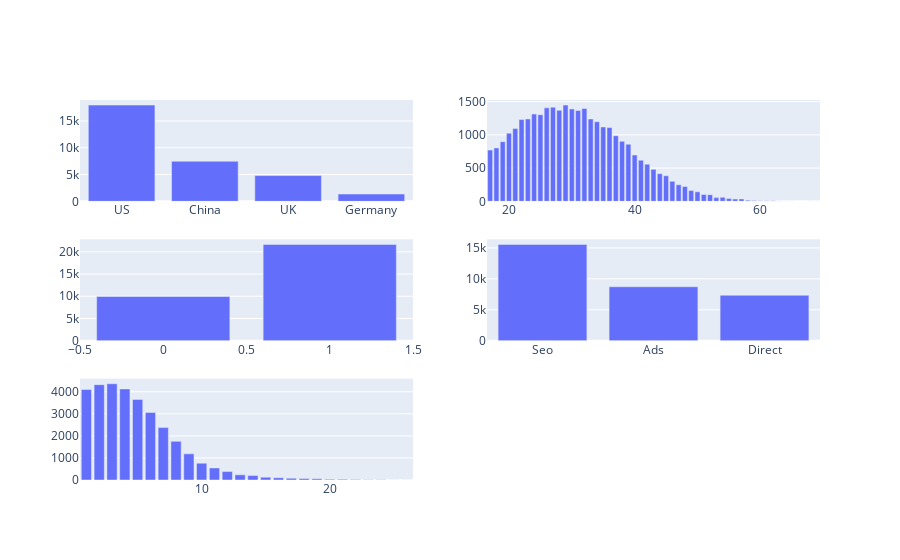

Notebook cell for this chart:
### Code cell
print("Distribution des")
multipl_plot = make_subplots(rows=3, cols=2, subplot_titles=("Distribution Country","Distribution Age","Distribution New User","Distribution Source info","Distribution nombre de pages vues"))
fig_country = px.bar(data['country'].value_counts().reset_index(),x='country',y='count')
fig_age = px.bar(data['age'].value_counts().reset_index(),x='age',y='count')
fig_new_user = px.bar(data['new_user'].value_counts().reset_index(),x='new_user',y='count')
fig_source = px.bar(data['source'].value_counts().reset_index(),x='source',y='count')
fig_total_pages_visited = px.bar(data['total_pages_visited'].value_counts().reset_index(),x='total_pages_visited',y='count')
multipl_plot.add_trace(fig_country.data[0],row=1,col=1)
multipl_plot.add_trace(fig_age.data[0],row=1,col=2)
multipl_plot.add_trace(fig_new_user.data[0],row=2,col=1)
multipl_plot.add_trace(fig_source.data[0],row=2,col=2)
multipl_plot.add_trace(fig_total_pages_visited.data[0],row=3,col=1)


multipl_plot.show()

### Figure 1 — Plotly figure (JSON) as saved in the notebook; plotly's stock layout.template omitted (floating-point values rounded to 4 significant figures)
{"data": [{"hovertemplate": "country=%{x}<br>count=%{y}<extra></extra>", "legendgroup": "", "marker": {"color": "#636efa", "pattern": {"shape": ""}}, "name": "", "orientation": "v", "showlegend": false, "textposition": "auto", "type": "bar", "x": ["US", "China", "UK", "Germany"], "xaxis": "x", "y": [17968, 7480, 4809, 1363], "yaxis": "y"}, {"hovertemplate": "age=%{x}<br>count=%{y}<extra></extra>", "legendgroup": "", "marker": {"color": "#636efa", "pattern": {"shape": ""}}, "name": "", "orientation": "v", "showlegend": false, "textposition": "auto", "type": "bar", "x": [29, 27, 26, 32, 30, 28, 31, 24, 25, 33, 23, 22, 34, 35, 36, 21, 20, 37, 38, 19, 39, 18, 17, 40, 41, 42, 43, 44, 45, 46, 47, 48, 49, 50, 51, 52, 54, 53, 55, 57, 56, 58, 59, 62, 61, 60, 63, 68, 69, 64, 65], "xaxis": "x2", "y": [1448, 1416, 1406, 1396, 1390, 1369, 1365, 1313, 1303, 1239, 1239, 1230, 1197, 1119, 1111, 1096, 1025, 988, 903, 897, 859, 804, 772, 697, 618, 559, 481, 416, 385, 301, 249, 223, 162, 143, 103, 100, 61, 56, 42, 36, 35, 18, 12, 9, 8, 8, 6, 3, 2, 1, 1], "yaxis": "y2"}, {"hovertemplate": "new_user=%{x}<br>count=%{y}<extra></extra>", "legendgroup": "", "marker": {"color": "#636efa", "pattern": {"shape": ""}}, "name": "", "orientation": "v", "showlegend": false, "textposition": "auto", "type": "bar", "x": [1, 0], "xaxis": "x3", "y": [21678, 9942], "yaxis": "y3"}, {"hovertemplate": "source=%{x}<br>count=%{y}<extra></extra>", "legendgroup": "", "marker": {"color": "#636efa", "pattern": {"shape": ""}}, "name": "", "orientation": "v", "showlegend": false, "textposition": "auto", "type": "bar", "x": ["Seo", "Ads", "Direct"], "xaxis": "x4", "y": [15563, 8713, 7344], "yaxis": "y4"}, {"hovertemplate": "total_pages_visited=%{x}<br>count=%{y}<extra></extra>", "legendgroup": "", "marker": {"color": "#636efa", "pattern": {"shape": ""}}, "name": "", "orientation": "v", "showlegend": false, "textposition": "auto", "type": "bar", "x": [3, 2, 4, 1, 5, 6, 7, 8, 9, 10, 11, 12, 13, 14, 15, 16, 17, 18, 19, 20, 21, 22, 23, 24, 25, 26], "xaxis": "x5", "y": [4364, 4322, 4128, 4102, 3654, 3063, 2376, 1754, 1185, 762, 548, 382, 234, 200, 129, 103, 78, 69, 59, 33, 30, 18, 14, 6, 5, 2], "yaxis": "y5"}], "layout": {"xaxis": {"anchor": "y", "domain": [0, 0.45]}, "xaxis2": {"anchor": "y2", "domain": [0.55, 1]}, "xaxis3": {"anchor": "y3", "domain": [0, 0.45]}, "xaxis4": {"anchor": "y4", "domain": [0.55, 1]}, "xaxis5": {"anchor": "y5", "domain": [0, 0.45]}, "xaxis6": {"anchor": "y6", "domain": [0.55, 1]}, "yaxis": {"anchor": "x", "domain": [0.7333, 1]}, "yaxis2": {"anchor": "x2", "domain": [0.7333, 1]}, "yaxis3": {"anchor": "x3", "domain": [0.3667, 0.6333]}, "yaxis4": {"anchor": "x4", "domain": [0.3667, 0.6333]}, "yaxis5": {"anchor": "x5", "domain": [0, 0.2667]}, "yaxis6": {"anchor": "x6", "domain": [0, 0.2667]}}}
